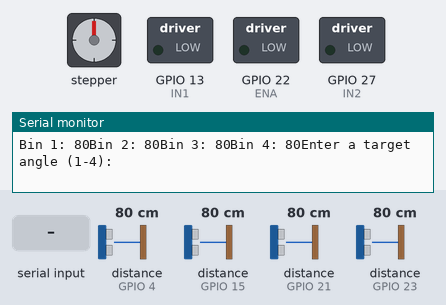
The sketch below on a simulated ESP32. Parts: stepper motor, switched loads named in the sketch (green lamp = pin HIGH), the last lines printed to the serial monitor. Wiring (inferred from the names in the program): 4 × ultrasonic range finder: trigger GPIO 2, echo GPIO 23 / trigger GPIO 5, echo GPIO 15 / trigger GPIO 18, echo GPIO 21 / trigger GPIO 19, echo GPIO 4. The test bench sets the inputs (shaded band); at power-on: distance to the obstacle (sensors on GPIO 4, GPIO 15, GPIO 21, GPIO 23) 80 cm. The echo pulse lasts 58.3 µs per cm; stepper angles assume 200 steps per turn; pins used as bus, display or sensor lines are not drawn.

Above: at 1.2 s.
1.3 s: "2\n" received over Serial
At 3.8 s:
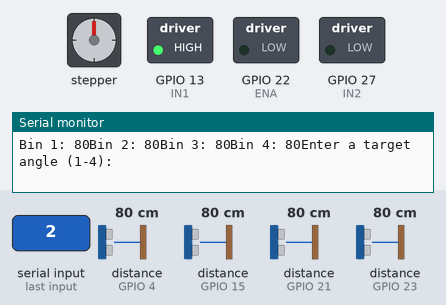
7.9 s: "3\n" received over Serial
At 12.7 s:
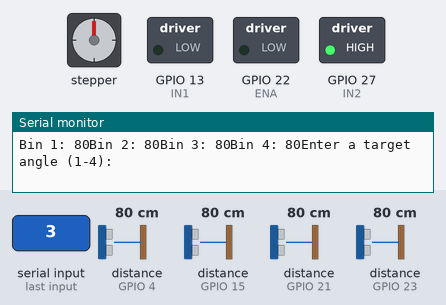
Timing chart, 0 to 14.4 s (numbered marks = the images above; inputs shaded):
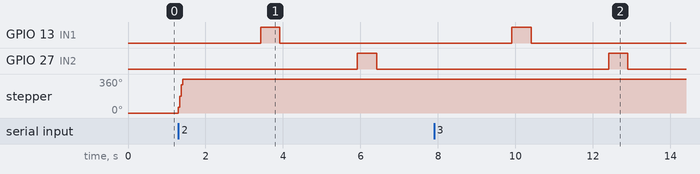

The sketch:

new_espcode.ino
```cpp
#include <Stepper.h>
#include <Wire.h>

#define TRIG_PIN 19
#define ECHO_PIN 4
#define TRIG_PIN1 5
#define ECHO_PIN1 15
#define TRIG_PIN2 2
#define ECHO_PIN2 23
#define TRIG_PIN3 18
#define ECHO_PIN3 21
int ra;
int direction, rotationAngle;
#define ENA 22 // Enable pin for motor A
#define IN1 13 // Input 1 for motor A
#define IN2 27 // Input 2 for motor A
const int frequency = 500;
const int pwm_channel = 0;
const int resolution = 8;

const int stepsPerRevolution = 200;
const int motorPin1 = 14;
const int motorPin2 = 12;

Stepper myStepper(stepsPerRevolution, motorPin1, motorPin2);

int currentAngle = 0;

void calculateRotation(int currentAngle, int targetAngle, int &direction, int &rotationAngle) {
    int clockwiseDistance = (targetAngle - currentAngle + 360) % 360;
    int counterclockwiseDistance = (currentAngle - targetAngle + 360) % 360;

    if (clockwiseDistance <= counterclockwiseDistance) {
        direction = 1; // 1 for clockwise
        rotationAngle = clockwiseDistance;
    } else {
        direction = -1; // -1 for counterclockwise
        rotationAngle = counterclockwiseDistance;
    }
    fn();
    rtr();
}

long measureDistance(int trigPin, int echoPin)
{
  digitalWrite(trigPin, LOW);
  delayMicroseconds(2);
  digitalWrite(trigPin, HIGH);
  delayMicroseconds(10);
  digitalWrite(trigPin, LOW);
  long duration = pulseIn(echoPin, HIGH);
  return duration / 58;
}

void rotate_clockwise() {
    ledcWrite(pwm_channel, 255);
  digitalWrite(IN1, HIGH);
  digitalWrite(IN2, LOW);
  delay(500);
  digitalWrite(IN1, LOW);
  digitalWrite(IN2, LOW);
}

void rtr(){
      delay(2000);
      rotate_clockwise(); // Rotate the DC motor clockwise
      delay(2000);
      rotate_anticlockwise();
}

void fn(){

  myStepper.step(stepsPerRevolution * (rotationAngle / 90));

}


void rotate_anticlockwise() {
    ledcWrite(pwm_channel, 255);
  digitalWrite(IN1, LOW);
  digitalWrite(IN2, HIGH);
  delay(500);
  digitalWrite(IN1, LOW);
  digitalWrite(IN2, LOW);
}

void setup() {

  pinMode(TRIG_PIN, OUTPUT);
  pinMode(ECHO_PIN, INPUT);
  pinMode(TRIG_PIN1, OUTPUT);
  pinMode(ECHO_PIN1, INPUT);
  pinMode(TRIG_PIN2, OUTPUT);
  pinMode(ECHO_PIN2, INPUT);
  pinMode(TRIG_PIN3, OUTPUT);
  pinMode(ECHO_PIN3, INPUT);
  pinMode(ENA, OUTPUT);
  pinMode(IN1, OUTPUT);
  pinMode(IN2, OUTPUT);

  myStepper.setSpeed(500); // Set the motor speed (60 RPM in this case)
  Serial.begin(9600);
}

void loop() {

    int input;
    int v;
    int ca = currentAngle;


  long distance = measureDistance(TRIG_PIN, ECHO_PIN);
  Serial.print("Bin 1: ");
  Serial.print(distance);
  long distance1 = measureDistance(TRIG_PIN1, ECHO_PIN1);
  Serial.print("Bin 2: ");
  Serial.print(distance1);
  long distance2 = measureDistance(TRIG_PIN2, ECHO_PIN2);
  Serial.print("Bin 3: ");
  Serial.print(distance2);
  long distance3 = measureDistance(TRIG_PIN3, ECHO_PIN3);
  Serial.print("Bin 4: ");
  Serial.print(distance3);

  Serial.println("Enter a target angle (1-4): ");

  input = Serial.parseInt();

  if (input == 1) {
      calculateRotation(currentAngle, 0, direction, rotationAngle);

  } else if (input == 2) {
      calculateRotation(currentAngle, 90, direction, rotationAngle);

  } else if (input == 3) {
      calculateRotation(currentAngle, 180, direction, rotationAngle);

  } else if (input == 4) {
      calculateRotation(currentAngle, 270, direction, rotationAngle);

  }

  ra = rotationAngle;

  Serial.print("Rotate ");
  Serial.print(ra);
  Serial.print(" degrees in a ");
  Serial.print((direction == 1) ? "clockwise" : "counterclockwise");
  Serial.println(" direction to reach the target angle.");

  currentAngle = (currentAngle + ra * direction + 360) % 360;

  if (direction != 1) {
      v = -ra;
  } else {
      v = ra;
  }

  // if (v != 0) {
  //     // Rotate the motor based on the value of v
  //     myStepper.step(stepsPerRevolution * (v / 90));
  //    // Rotate the DC motor anticlockwise

  // }
}
```

Measured:
- after the input at 1.3 s, GPIO 13 (IN1): LOW → HIGH after 2.1 s, → LOW 0.50 s later; GPIO 27 (IN2): LOW → HIGH after 4.6 s, → LOW 0.50 s later; stepper: turns 360° clockwise in 0.12 s, starting at once
- after the input at 7.9 s, GPIO 13 (IN1): LOW → HIGH after 2.0 s, → LOW 0.50 s later; GPIO 27 (IN2): LOW → HIGH after 4.5 s, → LOW 0.50 s later
